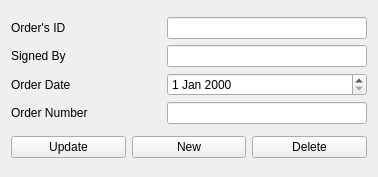
<?xml version="1.0" encoding="UTF-8"?>
<ui version="4.0">
 <class>Form</class>
 <widget class="QWidget" name="Form">
  <property name="geometry">
   <rect>
    <x>0</x>
    <y>0</y>
    <width>378</width>
    <height>177</height>
   </rect>
  </property>
  <property name="windowTitle">
   <string>Form</string>
  </property>
  <layout class="QGridLayout" name="gridLayout">
   <item row="0" column="0">
    <layout class="QVBoxLayout" name="verticalLayout">
     <item>
      <layout class="QHBoxLayout" name="horizontalLayout">
       <item>
        <widget class="QLabel" name="label_order_id">
         <property name="minimumSize">
          <size>
           <width>150</width>
           <height>0</height>
          </size>
         </property>
         <property name="text">
          <string>Order's ID</string>
         </property>
        </widget>
       </item>
       <item>
        <widget class="QLineEdit" name="lineEdit_orderid">
         <property name="enabled">
          <bool>true</bool>
         </property>
         <property name="minimumSize">
          <size>
           <width>200</width>
           <height>0</height>
          </size>
         </property>
         <property name="readOnly">
          <bool>true</bool>
         </property>
        </widget>
       </item>
      </layout>
     </item>
     <item>
      <layout class="QHBoxLayout" name="horizontalLayout_2">
       <item>
        <widget class="QLabel" name="label_order_signedby">
         <property name="minimumSize">
          <size>
           <width>150</width>
           <height>0</height>
          </size>
         </property>
         <property name="text">
          <string>Signed By</string>
         </property>
        </widget>
       </item>
       <item>
        <widget class="QLineEdit" name="lineEdit_signedby">
         <property name="minimumSize">
          <size>
           <width>200</width>
           <height>0</height>
          </size>
         </property>
        </widget>
       </item>
      </layout>
     </item>
     <item>
      <layout class="QHBoxLayout" name="horizontalLayout_3">
       <item>
        <widget class="QLabel" name="label_order_date">
         <property name="minimumSize">
          <size>
           <width>150</width>
           <height>0</height>
          </size>
         </property>
         <property name="text">
          <string>Order Date</string>
         </property>
        </widget>
       </item>
       <item>
        <widget class="QDateEdit" name="dateEdit_orderdate">
         <property name="minimumSize">
          <size>
           <width>200</width>
           <height>0</height>
          </size>
         </property>
        </widget>
       </item>
      </layout>
     </item>
     <item>
      <layout class="QHBoxLayout" name="horizontalLayout_4">
       <item>
        <widget class="QLabel" name="label_order_number">
         <property name="minimumSize">
          <size>
           <width>150</width>
           <height>0</height>
          </size>
         </property>
         <property name="text">
          <string>Order Number</string>
         </property>
        </widget>
       </item>
       <item>
        <widget class="QLineEdit" name="lineEdit_order_number">
         <property name="minimumSize">
          <size>
           <width>200</width>
           <height>0</height>
          </size>
         </property>
        </widget>
       </item>
      </layout>
     </item>
    </layout>
   </item>
   <item row="1" column="0">
    <layout class="QHBoxLayout" name="horizontalLayout_7">
     <item>
      <widget class="QPushButton" name="pushButton_update">
       <property name="text">
        <string>Update</string>
       </property>
      </widget>
     </item>
     <item>
      <widget class="QPushButton" name="pushButton_New">
       <property name="text">
        <string>New</string>
       </property>
      </widget>
     </item>
     <item>
      <widget class="QPushButton" name="pushButton_Delete">
       <property name="text">
        <string>Delete</string>
       </property>
      </widget>
     </item>
    </layout>
   </item>
  </layout>
 </widget>
 <resources/>
 <connections/>
</ui>
